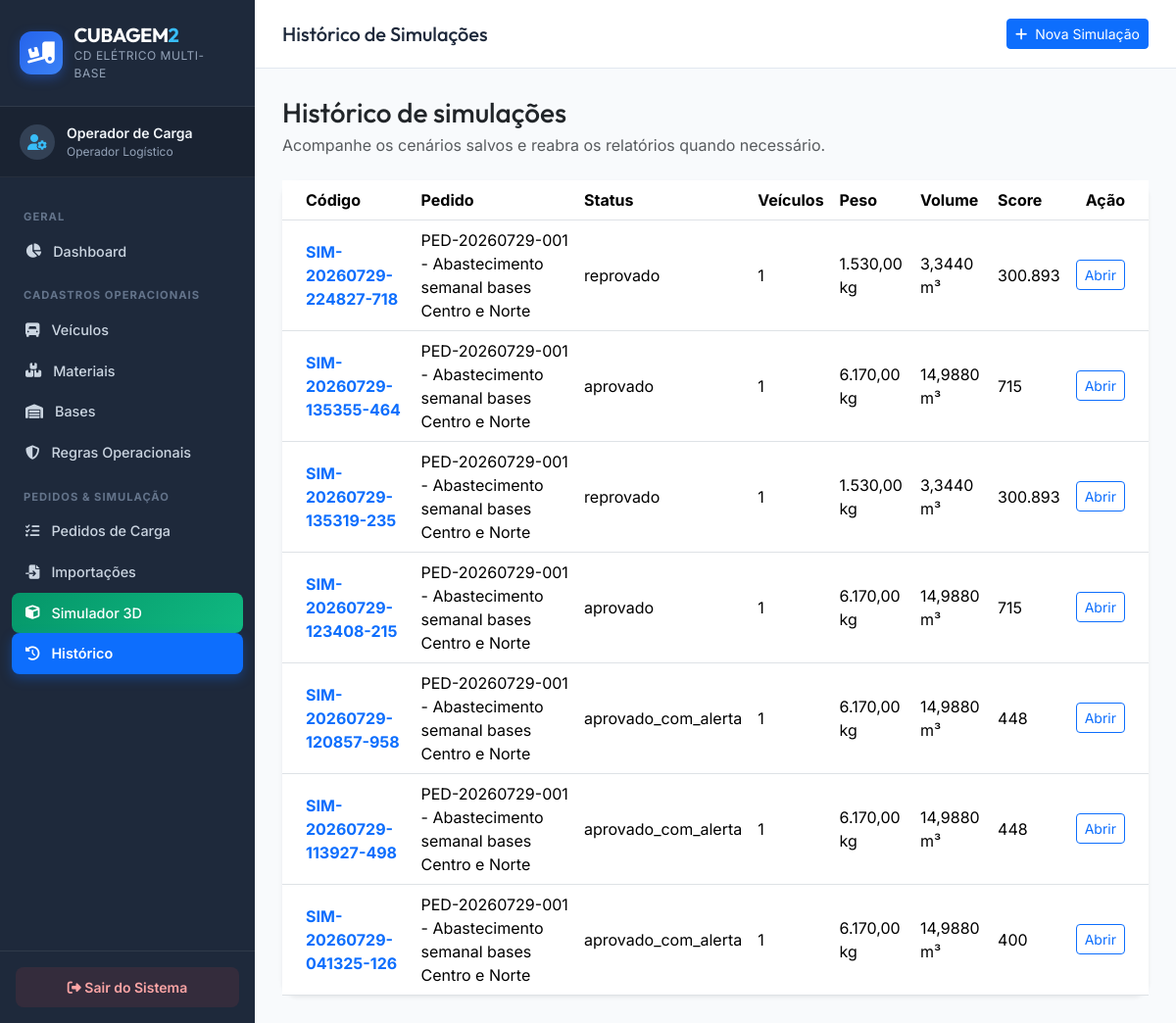
/pages/historico.php (signed in), run on the app's committed database.
### tables this page shows
CREATE TABLE simulacoes (
  id INTEGER PRIMARY KEY AUTOINCREMENT,
  codigo_simulacao TEXT NOT NULL UNIQUE,
  pedido_id INTEGER NOT NULL,
  usuario_id INTEGER NULL,
  score_total REAL NOT NULL,
  status TEXT NOT NULL,
  total_veiculos INTEGER NOT NULL,
  qtd_itens_total INTEGER NOT NULL,
  qtd_itens_alocados INTEGER NOT NULL,
  qtd_itens_nao_alocados INTEGER NOT NULL,
  peso_total_kg REAL NOT NULL,
  volume_total_m3 REAL NOT NULL,
  observacoes TEXT NULL,
  created_at DATETIME DEFAULT CURRENT_TIMESTAMP,
  FOREIGN KEY (pedido_id) REFERENCES pedidos_carga(id) ON DELETE CASCADE
);

CREATE TABLE pedidos_carga (
  id INTEGER PRIMARY KEY AUTOINCREMENT,
  codigo_pedido TEXT NOT NULL UNIQUE,
  descricao TEXT NOT NULL,
  status TEXT DEFAULT 'rascunho',
  observacoes TEXT NULL,
  created_at DATETIME DEFAULT CURRENT_TIMESTAMP,
  updated_at DATETIME DEFAULT CURRENT_TIMESTAMP
);

### controllers/SimulacaoController.php (called while the page is built, shortened)
<?php
require_once __DIR__ . '/../models/Simulacao.php';
class SimulacaoController {
    private Simulacao $model;
    public function __construct() {
        $this->model = new Simulacao();
    }
    public function listar(): array {
        return $this->model->listarTodas();
    }
}

### models/Simulacao.php (called while the page is built, shortened)
<?php
require_once __DIR__ . '/Regra.php';
class Simulacao {
    private PDO $pdo;
    public function __construct() {
        global $pdo;
        $this->pdo = $pdo;
    }
    public function listarTodas(): array {
        $sql = 'SELECT s.*, p.codigo_pedido, p.descricao AS pedido_descricao
                FROM simulacoes s
                JOIN pedidos_carga p ON p.id = s.pedido_id
                ORDER BY s.id DESC';
        return $this->pdo->query($sql)->fetchAll();
    }
}

### pages/historico.php (the view, shortened to what this page needs)
<?php
require_once __DIR__ . '/../controllers/SimulacaoController.php';
require_once __DIR__ . '/../includes/header.php';
require_once __DIR__ . '/../includes/menu.php';
$controller = new SimulacaoController();
$simulacoes = $controller->listar();
?>
<div class="container-fluid p-0">
    <div class="mb-4">
        <h2 class="h3 mb-1 text-dark">Histórico de simulações</h2>
        <p class="text-muted mb-0">Acompanhe os cenários salvos e reabra os relatórios quando necessário.</p>
    </div>
    <div class="card border-0 shadow-sm rounded-4">
        <div class="card-body p-0">
            <div class="table-responsive">
                <table class="table table-hover align-middle mb-0">
                    <thead class="bg-light">
                        <tr>
                            <th class="ps-4">Código</th>
                            <th>Pedido</th>
                            <th>Status</th>
                            <th>Veículos</th>
                            <th>Peso</th>
                            <th>Volume</th>
                            <th>Score</th>
                            <th class="pe-4 text-end">Ação</th>
                        </tr>
                    </thead>
                    <tbody>
                        <?php if (empty($simulacoes)): ?>
                            <tr><td colspan="8" class="text-center py-4 text-muted">Nenhuma simulação salva.</td></tr>
                        <?php else: ?>
                            <?php foreach ($simulacoes as $sim): ?>
                                <tr>
                                    <td class="ps-4 fw-bold text-primary"><?= htmlspecialchars($sim['codigo_simulacao']) ?></td>
                                    <td><?= htmlspecialchars($sim['codigo_pedido']) ?> - <?= htmlspecialchars($sim['pedido_descricao']) ?></td>
                                    <td><?= htmlspecialchars($sim['status']) ?></td>
                                    <td><?= (int) $sim['total_veiculos'] ?></td>
                                    <td><?= number_format($sim['peso_total_kg'], 2, ',', '.') ?> kg</td>
                                    <td><?= number_format($sim['volume_total_m3'], 4, ',', '.') ?> m³</td>
                                    <td><?= number_format($sim['score_total'], 0, ',', '.') ?></td>
                                    <td class="pe-4 text-end"><a href="resultado_simulacao.php?id=<?= (int) $sim['id'] ?>" class="btn btn-sm btn-outline-primary">Abrir</a></td>
                                </tr>
                            <?php endforeach; ?>
                        <?php endif; ?>
                    </tbody>
                </table>
            </div>
        </div>
    </div>
</div>
<?php require_once __DIR__ . '/../includes/footer.php'; ?>

### assets/css/style.css (style rules this page uses)
:root { --primary-color: #0d6efd; --primary-hover: #0b5ed7; --dark-bg: #0f172a; --sidebar-bg: #1e293b; --sidebar-active: #334155; --card-bg: #ffffff; --border-color: #e2e8f0; --text-primary: #1e293b; --text-secondary: #64748b; --accent-munck: #d97706; --accent-truck: #2563eb; --accent-carreta: #059669; --accent-warning: #f59e0b; --accent-danger: #ef4444; --accent-success: #10b981; --radius-sm: 8px; --radius-md: 12px; --radius-lg: 16px; --shadow-sm: 0 1px 3px rgba(0,0,0,0.1); --shadow-md: 0 4px 6px -1px rgba(0,0,0,0.1), 0 2px 4px -1px rgba(0,0,0,0.06); --shadow-lg: 0 10px 15px -3px rgba(0,0,0,0.1), 0 4px 6px -2px rgba(0,0,0,0.05); }
body { font-family: 'Inter', system-ui, -apple-system, sans-serif; background-color: #f8fafc; color: var(--text-primary); margin: 0; padding: 0; }
h1, h2, h3, h4, h5, h6 { font-family: 'Outfit', 'Inter', sans-serif; font-weight: 700; }

### data on the page
simulacoes: codigo_simulacao "SIM-20260729-224827-718", pedido.codigo_pedido "PED-20260729-001", pedido.descricao "Abastecimento semanal bases Centro e Norte", status "reprovado", total_veiculos "1", peso_total_kg "1.530,00", volume_total_m3 "3,3440", score_total "300.893"
simulacoes: codigo_simulacao "SIM-20260729-135355-464", pedido.codigo_pedido "PED-20260729-001", pedido.descricao "Abastecimento semanal bases Centro e Norte", status "aprovado", total_veiculos "1", peso_total_kg "6.170,00", volume_total_m3 "14,9880", score_total "715"
simulacoes: codigo_simulacao "SIM-20260729-135319-235", pedido.codigo_pedido "PED-20260729-001", pedido.descricao "Abastecimento semanal bases Centro e Norte", status "reprovado", total_veiculos "1", peso_total_kg "1.530,00", volume_total_m3 "3,3440", score_total "300.893"
simulacoes: codigo_simulacao "SIM-20260729-123408-215", pedido.codigo_pedido "PED-20260729-001", pedido.descricao "Abastecimento semanal bases Centro e Norte", status "aprovado", total_veiculos "1", peso_total_kg "6.170,00", volume_total_m3 "14,9880", score_total "715"
simulacoes: codigo_simulacao "SIM-20260729-120857-958", pedido.codigo_pedido "PED-20260729-001", pedido.descricao "Abastecimento semanal bases Centro e Norte", status "aprovado_com_alerta", total_veiculos "1", peso_total_kg "6.170,00", volume_total_m3 "14,9880", score_total "448"
simulacoes: codigo_simulacao "SIM-20260729-113927-498", pedido.codigo_pedido "PED-20260729-001", pedido.descricao "Abastecimento semanal bases Centro e Norte", status "aprovado_com_alerta", total_veiculos "1", peso_total_kg "6.170,00", volume_total_m3 "14,9880", score_total "448"
simulacoes: codigo_simulacao "SIM-20260729-041325-126", pedido.codigo_pedido "PED-20260729-001", pedido.descricao "Abastecimento semanal bases Centro e Norte", status "aprovado_com_alerta", total_veiculos "1", peso_total_kg "6.170,00", volume_total_m3 "14,9880", score_total "400"

### other printed values
$usuarioLogado['nome'] "Operador de Carga"
$usuarioLogado['cargo'] "Operador Logístico"
$pageTitle "Histórico de Simulações"
